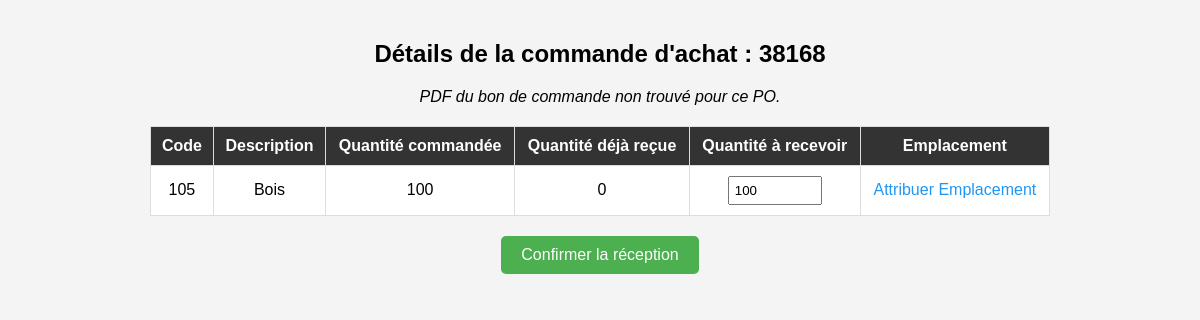
The page /reception/commande/4 on the database as committed earlier.
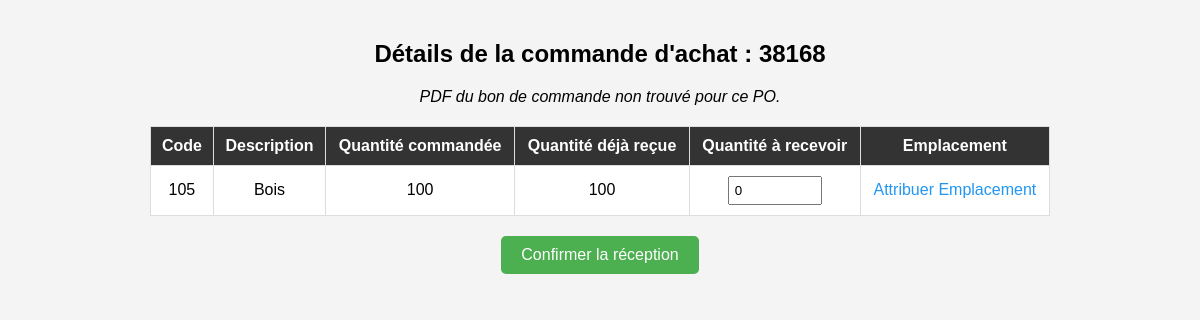
The same page on the database as committed later.
### app/models/produit.py (models this page shows, shortened)
class Produit(db.Model):
    __tablename__ = 'produit'
    id = db.Column(db.Integer, primary_key=True)
    code = db.Column(db.String(50), unique=True, nullable=False)
    description = db.Column(db.String(255))
    materiaux = db.Column(db.String(100))
    categorie = db.Column(db.String(100))
    quantite = db.Column(db.Integer, default=0)
    historique = db.Column(db.Text, default='[]')  # Historique des modifications, stocké en JSON
    projets_associes = db.relationship("ProduitProjet", back_populates="produit", cascade="all, delete-orphan")
    lignes_achat = db.relationship("LigneAchat", back_populates="produit", cascade="all, delete-orphan")
    lignes_commande = db.relationship("LigneCommandeProduction", back_populates="produit", cascade="all, delete-orphan")
    stocks = db.relationship("Stock", back_populates="produit", cascade="all, delete-orphan")

### app/routes/reception_routes.py (the view)
@reception_bp.route("/commande/<int:achat_id>", methods=["GET"])
def details_commande(achat_id):
    achat = Achat.query.get(achat_id)
    if not achat:
        flash("Commande d'achat introuvée.", "error")
        return redirect(url_for("reception.reception"))
    nom_pdf = trouver_pdf_par_po(achat.po)
    details = []
    for ligne in achat.lignes_achat:
        produit = ligne.produit
        quantite_recue = sum(
            lr.quantite_recue for lr in produit.lignes_reception_detail if lr.reception.achat_id == achat.id
        )
        details.append({
            "produit_id": produit.id,
            "code": produit.code,
            "description": produit.description,
            "quantite_commandee": ligne.quantite,
            "quantite_recue": quantite_recue,
            "quantite_manquante": ligne.quantite - quantite_recue
        })
    return render_template("reception_commande.html", achat=achat, details=details, nom_pdf=nom_pdf)

### app/routes/reception_routes.py (called while the page is built)
def trouver_pdf_par_po(po):
    try:
        fichiers = os.listdir(DOSSIER_PDF)
    except Exception as e:
        current_app.logger.error(f"Erreur lors de l'accès au dossier PDF : {e}")
        return None
    for nom in fichiers:
        if nom.endswith(".pdf") and po in nom:
            return nom
    return None

### app/templates/reception_commande.html (shortened to what this page needs)
<!DOCTYPE html>
<html lang="fr">
<head>
</head>
<body>
    <h2>Détails de la commande d'achat : {{ achat.po }}</h2>
    {% if nom_pdf %}
        <p style="text-align: center;">
            <a href="{{ url_for('reception.telecharger_pdf', filename=nom_pdf) }}" target="_blank">
                📄 Afficher le bon de commande ({{ nom_pdf }})
            </a>
        </p>
    {% else %}
        <p style="text-align: center;"><em>PDF du bon de commande non trouvé pour ce PO.</em></p>
    {% endif %}
    <form id="confirmationForm" method="POST" action="{{ url_for('reception.confirmer_reception') }}">
        <table>
            <thead>
                <tr>
                    <th>Code</th>
                    <th>Description</th>
                    <th>Quantité commandée</th>
                    <th>Quantité déjà reçue</th>
                    <th>Quantité à recevoir</th>
                    <th>Emplacement</th>
                </tr>
            </thead>
            <tbody>
                {% for detail in details %}
                <tr>
                    <td>{{ detail.code }}</td>
                    <td>{{ detail.description }}</td>
                    <td>{{ detail.quantite_commandee }}</td>
                    <td>{{ detail.quantite_recue }}</td>
                    <td>
                        <input type="number" name="qte_{{ detail.produit_id }}" min="0" max="{{ detail.quantite_manquante }}" value="{{ detail.quantite_manquante }}">
                    </td>
                    <td>
                        <a href="/plan?produit_id={{ detail.produit_id }}&achat_id={{ achat.id }}" class="attribuer-emplacement">Attribuer Emplacement</a>
                    </td>
                </tr>
                {% endfor %}
            </tbody>
        </table>
        <button type="submit">Confirmer la réception</button>
    </form>
</body>
</html>

Rows that differ between the two databases and show on the page:
changed Produit "Bois": quantite_recue "0" → "100"; quantite_manquante "100" → "0"
